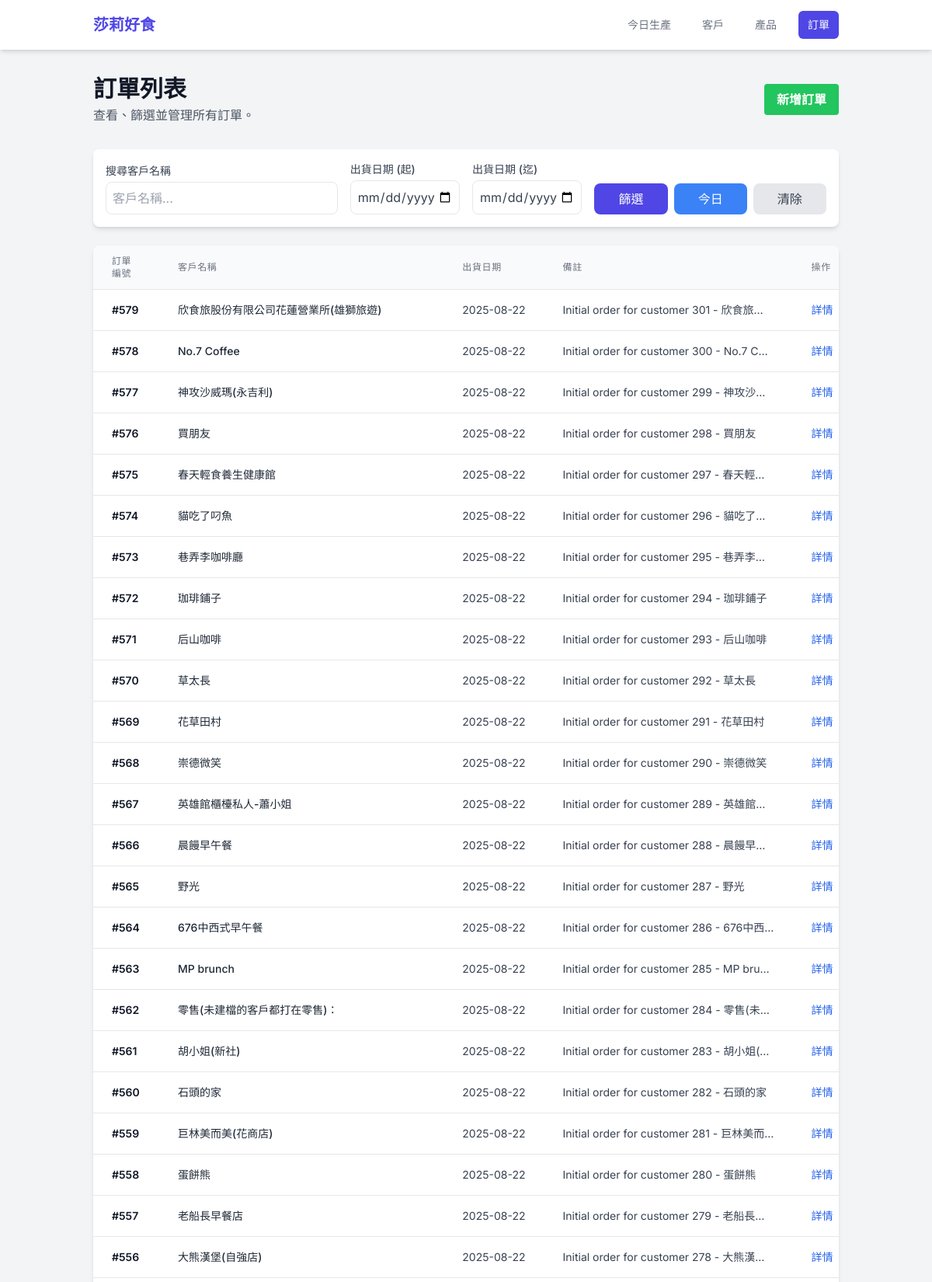
/orders.php (upper part), run on the app's committed database.
### tables this page shows
CREATE TABLE `orders` (
  `id` bigint(20) NOT NULL,
  `customer_id` int(11) NOT NULL,
  `shipment_date` datetime NOT NULL,
  `remarks` varchar(500) DEFAULT NULL,
  `order_time` timestamp NOT NULL DEFAULT current_timestamp()
);

CREATE TABLE `customer` (
  `id` int(11) NOT NULL,
  `name(abbreviation)` varchar(255) NOT NULL,
  `cus_code` varchar(255) NOT NULL,
  `line_id` varchar(255) NOT NULL,
  `is_active` tinyint(1) NOT NULL DEFAULT 1
);

### orders.php (the view, shortened to what this page needs)
<?php
require_once 'connection.php';
$search_term = isset($_GET['search']) ? trim($_GET['search']) : '';
$start_date = isset($_GET['start_date']) ? trim($_GET['start_date']) : '';
$end_date = isset($_GET['end_date']) ? trim($_GET['end_date']) : '';
$sql = "SELECT
            o.id,
            o.shipment_date,
            o.remarks,
            c.`name(abbreviation)` as customer_name
        FROM orders o
        JOIN customer c ON o.customer_id = c.id
        WHERE c.is_active = 1";
$sql .= " ORDER BY o.shipment_date DESC";
$stmt = $conn->prepare($sql);
$stmt->execute();
$result = $stmt->get_result();
require_once 'template/header.php';
?>
    <div class="container mx-auto p-4 sm:p-6 lg:p-8">
        <header class="mb-8 flex items-center justify-between">
            <div>
                <h1 class="text-3xl font-bold text-gray-900">訂單列表</h1>
                <p class="text-gray-600 mt-1">查看、篩選並管理所有訂單。</p>
            </div>
            <a href="function/add_order.php" class="bg-green-500 hover:bg-green-600 text-white font-bold py-2 px-4 rounded focus:outline-none focus:shadow-outline">
                新增訂單
            </a>
        </header>
        <div class="mb-6 bg-white p-4 rounded-lg shadow-md">
            <form action="orders.php" method="GET" class="grid grid-cols-1 md:grid-cols-2 lg:grid-cols-6 gap-4 items-end">
                <div class="lg:col-span-2">
                    <label for="search" class="block text-sm font-medium text-gray-700 mb-1">搜尋客戶名稱</label>
                    <input type="search" id="search" name="search" placeholder="客戶名稱..." class="w-full p-2 border rounded-lg text-gray-700" value="<?php echo htmlspecialchars($search_term); ?>">
                </div>
                <div>
                    <label for="start_date" class="block text-sm font-medium text-gray-700 mb-1">出貨日期 (起)</label>
                    <input type="date" id="start_date" name="start_date" class="w-full p-2 border rounded-lg text-gray-700" value="<?php echo htmlspecialchars($start_date); ?>">
                </div>
                <div>
                    <label for="end_date" class="block text-sm font-medium text-gray-700 mb-1">出貨日期 (迄)</label>
                    <input type="date" id="end_date" name="end_date" class="w-full p-2 border rounded-lg text-gray-700" value="<?php echo htmlspecialchars($end_date); ?>">
                </div>
                <div class="lg:col-span-2 flex items-center gap-2">
                    <button type="submit" class="w-full bg-indigo-600 text-white px-4 py-2 rounded-lg hover:bg-indigo-700">篩選</button>
                    <a href="orders.php?filter=today" class="w-full text-center bg-blue-500 text-white px-4 py-2 rounded-lg hover:bg-blue-600">今日</a>
                    <a href="orders.php" class="w-full text-center bg-gray-200 text-gray-700 px-4 py-2 rounded-lg hover:bg-gray-300">清除</a>
                </div>
            </form>
        </div>
        <div class="bg-white rounded-lg shadow-md overflow-hidden">
            <div class="overflow-x-auto">
                <table class="w-full table-auto">
                    <thead class="bg-gray-50 border-b border-gray-200">
                        <tr>
                            <th class="px-6 py-3 text-left text-xs font-medium text-gray-500 uppercase tracking-wider">訂單編號</th>
                            <th class="px-6 py-3 text-left text-xs font-medium text-gray-500 uppercase tracking-wider">客戶名稱</th>
                            <th class="px-6 py-3 text-left text-xs font-medium text-gray-500 uppercase tracking-wider">出貨日期</th>
                            <th class="px-6 py-3 text-left text-xs font-medium text-gray-500 uppercase tracking-wider">備註</th>
                            <th class="px-6 py-3 text-left text-xs font-medium text-gray-500 uppercase tracking-wider">操作</th>
                        </tr>
                    </thead>
                    <tbody class="divide-y divide-gray-200">
                        <?php
                        if ($result->num_rows > 0) {
                            while($row = $result->fetch_assoc()) {
                                echo "<tr>";
                                echo "<td class='px-6 py-4 whitespace-nowrap text-sm font-semibold text-gray-900'>#" . htmlspecialchars($row["id"]) . "</td>";
                                echo "<td class='px-6 py-4 whitespace-nowrap text-sm font-medium text-gray-800'>" . htmlspecialchars($row['customer_name']) . "</td>";
                                echo "<td class='px-6 py-4 whitespace-nowrap text-sm text-gray-700'>" . date("Y-m-d", strtotime($row["shipment_date"])) . "</td>";
                                echo "<td class='px-6 py-4 text-sm text-gray-700 max-w-xs truncate'>" . htmlspecialchars($row["remarks"]) . "</td>";
                                echo "<td class='px-6 py-4 whitespace-nowrap text-sm font-medium'>";
                                echo "<a href='function/view_order_details.php?id=" . htmlspecialchars($row['id']) . "' class='text-blue-600 hover:text-blue-900'>詳情</a>";
                                echo "</td>";
                                echo "</tr>";
                            }
                        } else {
                            echo "<tr><td colspan='5' class='text-center px-6 py-4 text-gray-500'>找不到符合篩選條件的訂單。</td></tr>";
                        }
                        ?>
                    </tbody>
                </table>
            </div>
        </div>
    </div>
<?php
require_once 'template/footer.php';
?>

### template/header.php (style rules this page uses)
body { font-family: 'Inter', sans-serif; }

### data on the page
orders: id "579", customer "欣食旅股份有限公司花蓮營業所(雄獅旅遊)", shipment_date "2025-08-22", remarks "Initial order for customer 301 - 欣食旅…"
orders: id "578", customer "No.7 Coffee", shipment_date "2025-08-22", remarks "Initial order for customer 300 - No.7 C…"
orders: id "577", customer "神攻沙威瑪(永吉利)", shipment_date "2025-08-22", remarks "Initial order for customer 299 - 神攻沙…"
orders: id "576", customer "買朋友", shipment_date "2025-08-22", remarks "Initial order for customer 298 - 買朋友"
orders: id "575", customer "春天輕食養生健康館", shipment_date "2025-08-22", remarks "Initial order for customer 297 - 春天輕…"
orders: id "574", customer "貓吃了叼魚", shipment_date "2025-08-22", remarks "Initial order for customer 296 - 貓吃了…"
orders: id "573", customer "巷弄李咖啡廳", shipment_date "2025-08-22", remarks "Initial order for customer 295 - 巷弄李…"
orders: id "572", customer "珈琲鋪子", shipment_date "2025-08-22", remarks "Initial order for customer 294 - 珈琲鋪子"
orders: id "571", customer "后山咖啡", shipment_date "2025-08-22", remarks "Initial order for customer 293 - 后山咖啡"
orders: id "570", customer "草太長", shipment_date "2025-08-22", remarks "Initial order for customer 292 - 草太長"
orders: id "569", customer "花草田村", shipment_date "2025-08-22", remarks "Initial order for customer 291 - 花草田村"
orders: id "568", customer "崇德微笑", shipment_date "2025-08-22", remarks "Initial order for customer 290 - 崇德微笑"
orders: id "567", customer "英雄館櫃檯私人-蕭小姐", shipment_date "2025-08-22", remarks "Initial order for customer 289 - 英雄館…"
orders: id "566", customer "晨饅早午餐", shipment_date "2025-08-22", remarks "Initial order for customer 288 - 晨饅早…"
orders: id "565", customer "野光", shipment_date "2025-08-22", remarks "Initial order for customer 287 - 野光"
orders: id "564", customer "676中西式早午餐", shipment_date "2025-08-22", remarks "Initial order for customer 286 - 676中西…"
orders: id "563", customer "MP brunch", shipment_date "2025-08-22", remarks "Initial order for customer 285 - MP bru…"
orders: id "562", customer "零售(未建檔的客戶都打在零售)：", shipment_date "2025-08-22", remarks "Initial order for customer 284 - 零售(未…"
orders: id "561", customer "胡小姐(新社)", shipment_date "2025-08-22", remarks "Initial order for customer 283 - 胡小姐(…"
orders: id "560", customer "石頭的家", shipment_date "2025-08-22", remarks "Initial order for customer 282 - 石頭的家"
orders: id "559", customer "巨林美而美(花商店)", shipment_date "2025-08-22", remarks "Initial order for customer 281 - 巨林美而…"
orders: id "558", customer "蛋餅熊", shipment_date "2025-08-22", remarks "Initial order for customer 280 - 蛋餅熊"
orders: id "557", customer "老船長早餐店", shipment_date "2025-08-22", remarks "Initial order for customer 279 - 老船長…"
orders: id "556", customer "大熊漢堡(自強店)", shipment_date "2025-08-22", remarks "Initial order for customer 278 - 大熊漢…"
